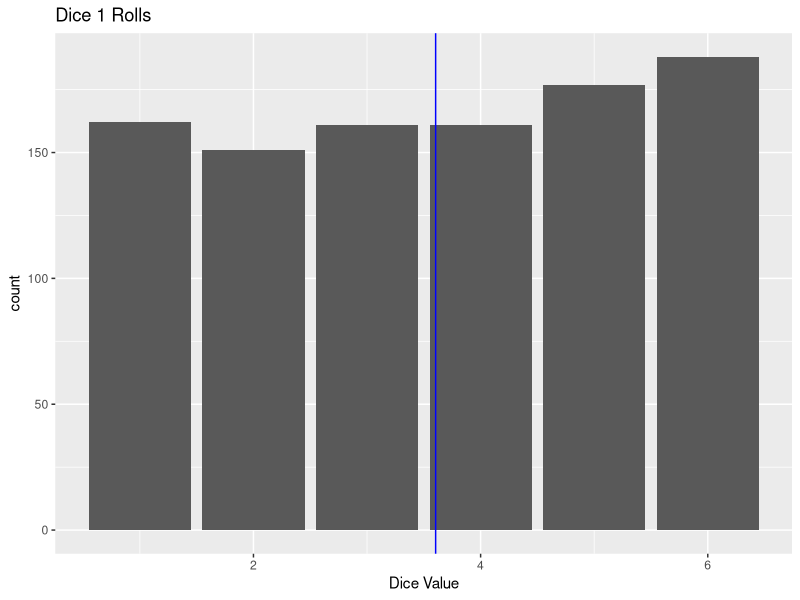
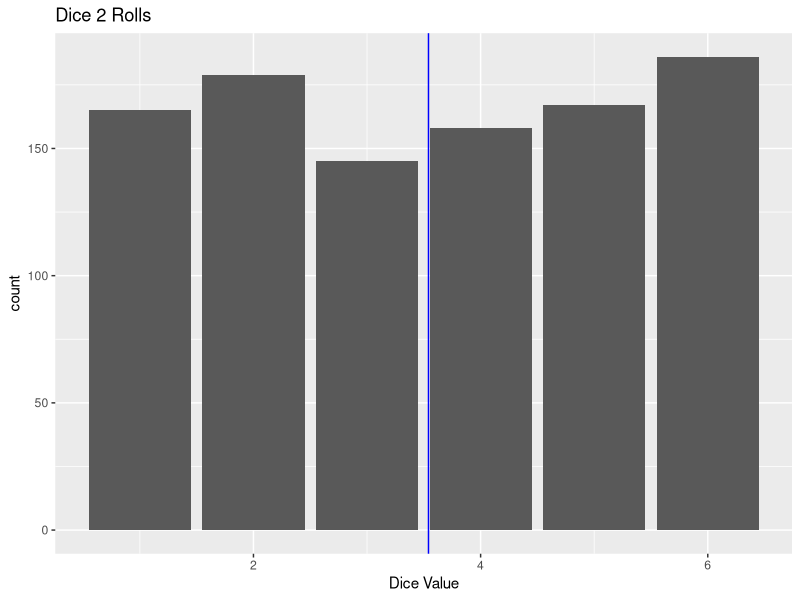
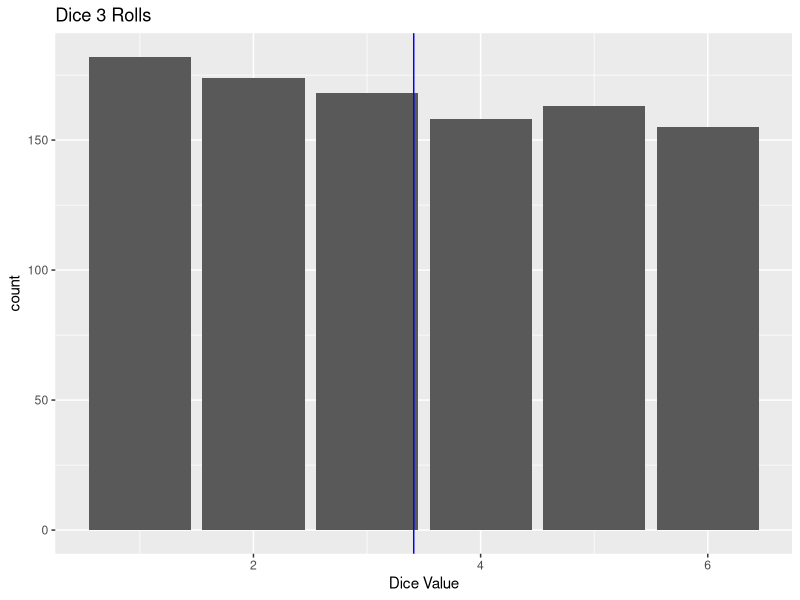

These figures' R source, in order:
## ---- chunk 1
library(tibble)
library(tidyverse)
## ---- chunk 2
deck <- tibble(
  # tibble is a more flexible data.frame
  card = rep(
    c("ace",
      "deuce",
      "three",
      "four",
      "five",
      "six",
      "seven",
      "eight",
      "nine",
      "ten",
      "jack",
      "queen",
      "king"
    ),4),
  suit =
    rep(c(
      "diamonds", 
      "hearts", 
      "clubs", 
      "spades"),
        each = 13),
  color = rep(c("red", 
                "black"),
              each = 26)
)

glimpse(deck)
## ---- chunk 3
pr_black <- deck %>% 
  filter(color == "black") |> 
  nrow()/nrow(deck)

pr_ace <- deck %>% 
  filter(card == "ace") %>% 
  nrow()/nrow(deck)

pr_black_and_ace <- deck %>% 
  filter(card == "ace" & color == "black") %>% 
  nrow()/nrow(deck)

pr_black + pr_ace - pr_black_and_ace
## ---- chunk 4
pr_red <- deck %>% 
  filter(color == "red") |> 
  nrow()/nrow(deck)
pr_black_and_red <- pr_red * pr_black
pr_black_and_red
## ---- chunk 5
pr_king <- deck %>% 
  filter(card == "king") |> 
  nrow()/nrow(deck)

pr_ace <- deck %>% 
  filter(card == "ace") |> 
  nrow()/nrow(deck)

pr_king+pr_ace
## ---- chunk 6
pr_ace *pr_ace 
## ---- chunk 7
factorial(52)/(factorial(5)*factorial(47))
## ---- chunk 8
(52/52)*(39/51)*(26/50)*(13/49)*(48/48)

## ---- chunk 9
1-(48/52)*(47/51)*(46/50)*(45/49)*(44/48)
## ---- chunk 10
factorial(6)/(factorial(2)*factorial(4))
## ---- chunk 11
df <- tibble(
  id   = 1:6,
  name = c('Alice', 'Bob', 'Charlie', 'Diane', 'Fred', 'Jenny')
)

df_pairs <- df %>% 
  rename(id1 = id, name1 = name) %>% 
  crossing(df %>% 
             select(id2 = id, name2 = name)) %>%
  filter(id1 != id2) %>%
  unite(id, id1, id2) %>%
  unite(name, name1, name2)

df_pairs
## ---- chunk 12
factorial(6)/factorial(4)
## ---- chunk 13
d1 <- tibble(
  # tibble is a more flexible data.frame
  number = 
    c(1,
      2,
      3,
      4,
      5,
      6)
)

## ---- chunk 14

t=sample_n(d1, 1000, prob=rep(c(1/6), each=6), replace= TRUE)
t2=sample_n(d1, 1000, prob=c(1/12, 1/12, 1/12, 1/12, 1/6, 1/2), replace= TRUE)
t3=sample_n(d1, 1000, prob=c(0, 0, 1/6, 1/6, 1/3, 1/3), replace= TRUE)

## ---- chunk 15
df1 <- tibble(t)
df2 <- tibble(t2)
df3 <- tibble(t3)
## ---- chunk 16
mean1 <- df1 |> summarize(mean=mean(number))
mean2 <- df2 |> summarize(mean=mean(number))
mean3 <- df3 |> summarize(mean=mean(number))
## ---- chunk 17
g1 <- ggplot(df1, aes(x=number)) + 
    geom_bar() +
    ggtitle("Dice 1 Rolls") +
    theme(legend.position="none") +
    xlab("Dice Value") +
    geom_vline(xintercept=mean1$mean, colour="blue")
g1
## ---- chunk 18
g2 <- ggplot(df2, aes(x=number)) + 
    geom_bar() +
    ggtitle("Dice 2 Rolls") +
    theme(legend.position="none") +
    xlab("Dice Value")+
    geom_vline(xintercept=mean2$mean, colour="blue")
g2
## ---- chunk 19
g3 <- ggplot(df3, aes(x=number)) + 
    geom_bar() +
    ggtitle("Dice 3 Rolls") +
    theme(legend.position="none") +
    xlab("Dice Value")+
    geom_vline(xintercept=mean3$mean, colour="blue")
g3
